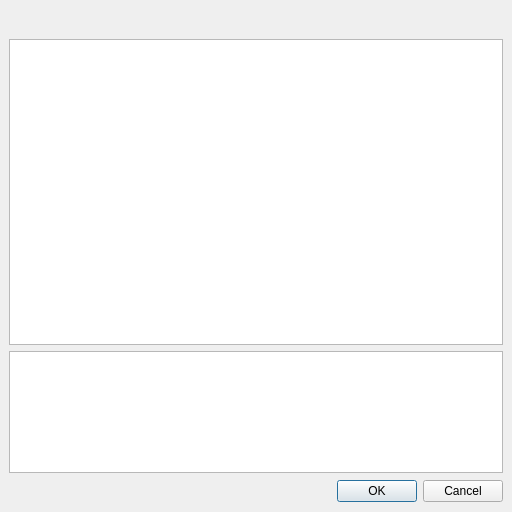
<?xml version="1.0" encoding="UTF-8"?>
<ui version="4.0">
 <class>DataInputListDlg</class>
 <widget class="QDialog" name="DataInputListDlg">
  <property name="geometry">
   <rect>
    <x>0</x>
    <y>0</y>
    <width>512</width>
    <height>512</height>
   </rect>
  </property>
  <property name="sizePolicy">
   <sizepolicy hsizetype="Preferred" vsizetype="Fixed">
    <horstretch>0</horstretch>
    <verstretch>0</verstretch>
   </sizepolicy>
  </property>
  <property name="windowTitle">
   <string>Data Inputs</string>
  </property>
  <property name="accessibleName">
   <string>DataInputListDlg</string>
  </property>
  <layout class="QVBoxLayout" name="verticalLayout">
   <property name="leftMargin">
    <number>0</number>
   </property>
   <property name="topMargin">
    <number>0</number>
   </property>
   <property name="rightMargin">
    <number>0</number>
   </property>
   <property name="bottomMargin">
    <number>0</number>
   </property>
   <item>
    <widget class="QWidget" name="widget" native="true">
     <layout class="QVBoxLayout" name="verticalLayout_2">
      <property name="leftMargin">
       <number>9</number>
      </property>
      <property name="topMargin">
       <number>9</number>
      </property>
      <property name="rightMargin">
       <number>9</number>
      </property>
      <property name="bottomMargin">
       <number>9</number>
      </property>
      <item>
       <widget class="QWidget" name="widget_2" native="true">
        <property name="sizePolicy">
         <sizepolicy hsizetype="Preferred" vsizetype="Fixed">
          <horstretch>0</horstretch>
          <verstretch>0</verstretch>
         </sizepolicy>
        </property>
        <property name="minimumSize">
         <size>
          <width>0</width>
          <height>24</height>
         </size>
        </property>
        <property name="maximumSize">
         <size>
          <width>16777215</width>
          <height>24</height>
         </size>
        </property>
        <layout class="QHBoxLayout" name="horizontalLayout_2">
         <property name="leftMargin">
          <number>0</number>
         </property>
         <property name="topMargin">
          <number>0</number>
         </property>
         <property name="rightMargin">
          <number>0</number>
         </property>
         <property name="bottomMargin">
          <number>0</number>
         </property>
         <item>
          <spacer name="horizontalSpacer_2">
           <property name="orientation">
            <enum>Qt::Horizontal</enum>
           </property>
           <property name="sizeHint" stdset="0">
            <size>
             <width>473</width>
             <height>20</height>
            </size>
           </property>
          </spacer>
         </item>
         <item>
          <widget class="QDialogButtonBox" name="buttonBoxAddEditRemove">
           <property name="focusPolicy">
            <enum>Qt::NoFocus</enum>
           </property>
           <property name="layoutDirection">
            <enum>Qt::LeftToRight</enum>
           </property>
           <property name="orientation">
            <enum>Qt::Horizontal</enum>
           </property>
           <property name="standardButtons">
            <set>QDialogButtonBox::NoButton</set>
           </property>
          </widget>
         </item>
        </layout>
       </widget>
      </item>
      <item>
       <widget class="QTableView" name="tableView">
        <property name="sizePolicy">
         <sizepolicy hsizetype="Expanding" vsizetype="Expanding">
          <horstretch>0</horstretch>
          <verstretch>5</verstretch>
         </sizepolicy>
        </property>
        <property name="editTriggers">
         <set>QAbstractItemView::NoEditTriggers</set>
        </property>
        <property name="selectionBehavior">
         <enum>QAbstractItemView::SelectRows</enum>
        </property>
        <property name="sortingEnabled">
         <bool>true</bool>
        </property>
        <property name="cornerButtonEnabled">
         <bool>false</bool>
        </property>
        <attribute name="horizontalHeaderVisible">
         <bool>false</bool>
        </attribute>
        <attribute name="verticalHeaderVisible">
         <bool>false</bool>
        </attribute>
       </widget>
      </item>
      <item>
       <widget class="QTableView" name="elementInfo">
        <property name="sizePolicy">
         <sizepolicy hsizetype="Expanding" vsizetype="Expanding">
          <horstretch>0</horstretch>
          <verstretch>2</verstretch>
         </sizepolicy>
        </property>
        <property name="selectionMode">
         <enum>QAbstractItemView::ExtendedSelection</enum>
        </property>
        <property name="selectionBehavior">
         <enum>QAbstractItemView::SelectRows</enum>
        </property>
        <attribute name="horizontalHeaderVisible">
         <bool>false</bool>
        </attribute>
       </widget>
      </item>
      <item>
       <widget class="QWidget" name="widget_3" native="true">
        <property name="sizePolicy">
         <sizepolicy hsizetype="Preferred" vsizetype="Fixed">
          <horstretch>0</horstretch>
          <verstretch>0</verstretch>
         </sizepolicy>
        </property>
        <property name="minimumSize">
         <size>
          <width>0</width>
          <height>24</height>
         </size>
        </property>
        <layout class="QHBoxLayout" name="horizontalLayout">
         <property name="leftMargin">
          <number>0</number>
         </property>
         <property name="topMargin">
          <number>0</number>
         </property>
         <property name="rightMargin">
          <number>0</number>
         </property>
         <property name="bottomMargin">
          <number>0</number>
         </property>
         <item>
          <spacer name="horizontalSpacer">
           <property name="orientation">
            <enum>Qt::Horizontal</enum>
           </property>
           <property name="sizeHint" stdset="0">
            <size>
             <width>241</width>
             <height>20</height>
            </size>
           </property>
          </spacer>
         </item>
         <item>
          <widget class="QDialogButtonBox" name="buttonBox">
           <property name="focusPolicy">
            <enum>Qt::NoFocus</enum>
           </property>
           <property name="orientation">
            <enum>Qt::Horizontal</enum>
           </property>
           <property name="standardButtons">
            <set>QDialogButtonBox::Cancel|QDialogButtonBox::Ok</set>
           </property>
          </widget>
         </item>
        </layout>
       </widget>
      </item>
     </layout>
    </widget>
   </item>
  </layout>
 </widget>
 <resources/>
 <connections>
  <connection>
   <sender>buttonBox</sender>
   <signal>accepted()</signal>
   <receiver>DataInputListDlg</receiver>
   <slot>accept()</slot>
   <hints>
    <hint type="sourcelabel">
     <x>380</x>
     <y>490</y>
    </hint>
    <hint type="destinationlabel">
     <x>255</x>
     <y>255</y>
    </hint>
   </hints>
  </connection>
  <connection>
   <sender>buttonBox</sender>
   <signal>rejected()</signal>
   <receiver>DataInputListDlg</receiver>
   <slot>reject()</slot>
   <hints>
    <hint type="sourcelabel">
     <x>380</x>
     <y>490</y>
    </hint>
    <hint type="destinationlabel">
     <x>255</x>
     <y>255</y>
    </hint>
   </hints>
  </connection>
 </connections>
</ui>
